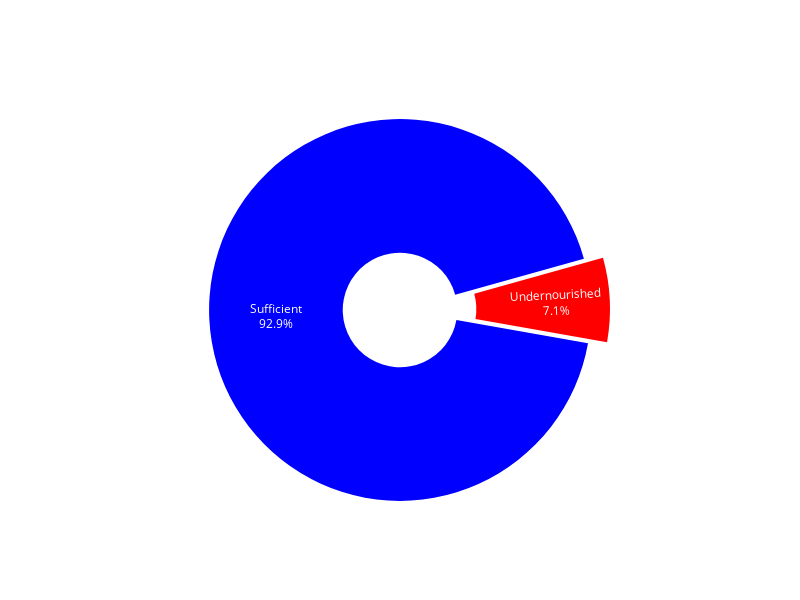

Notebook code cell kept with this figure:
### Code cell
import plotly.express as px

# import plotly.graph_objects as go

# Calculate the sum of 'Population' and 'Sous_nutrition'
df_sum = population_sous_nutrition[["Population", "Sous_nutrition"]].sum()

# Calculate the rates
sous_nutrition_rate = df_sum["Sous_nutrition"] / df_sum["Population"] * 100
sufficient_nutrition_rate = 100 - sous_nutrition_rate

# Create a new DataFrame for the pie chart
df_pie = pd.DataFrame(
    {
        "Nutrition": ["Undernourished", "Sufficient"],
        "Rate": [sous_nutrition_rate, sufficient_nutrition_rate],
    }
)

# Create the pie chart
fig = px.pie(
    df_pie,
    values="Rate",
    names="Nutrition",
    title="Nutrition Status in 2017",
    hole=0.3,
    color_discrete_sequence=["blue", "red"],
)
fig.update_traces(textinfo="percent+label", pull=[0.1, 0], rotation=100)
fig.update_layout(
    width=800,
    height=600,
    annotations=[dict(text="Total Pop:<br> 7.5 Billion", showarrow=False)],
    showlegend=False,
    paper_bgcolor="rgba(0,0,0,0)",  # make the paper background transparent
    plot_bgcolor="rgba(0,0,0,0)",  # make the plot background transparent
    font=dict(color="white"),
)

fig.show()
fig.write_image("src/main/extracted_data/1.svg")

### Figure 1 — Plotly figure (JSON) as saved in the notebook; plotly's stock layout.template omitted (floating-point values rounded to 4 significant figures)
{"data": [{"domain": {"x": [0, 1], "y": [0, 1]}, "hole": 0.3, "hovertemplate": "Nutrition=%{label}<br>Rate=%{value}<extra></extra>", "labels": ["Undernourished", "Sufficient"], "legendgroup": "", "name": "", "pull": [0.1, 0], "rotation": 100, "showlegend": true, "textinfo": "percent+label", "type": "pie", "values": [7.101, 92.9]}], "layout": {"annotations": [{"showarrow": false, "text": "Total Pop:<br> 7.5 Billion"}], "font": {"color": "white"}, "height": 600, "legend": {"tracegroupgap": 0}, "paper_bgcolor": "rgba(0,0,0,0)", "piecolorway": ["blue", "red"], "plot_bgcolor": "rgba(0,0,0,0)", "showlegend": false, "title": {"text": "Nutrition Status in 2017"}, "width": 800}}
